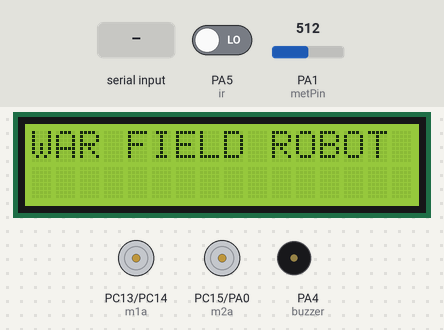
A sketch run on a simulated STM32 Blue Pill. Shown: 16×2 character LCD, motor-driver pin pairs drawn as motors (green arrow = first pin HIGH = forward, orange = second pin HIGH = backward, longer = more drive), buzzer (waves = sounding, pin HIGH). Inputs (shaded band) come from the test bench; at power-on: PA5 (ir) LOW, PA1 (metPin) = 512. What the sketch prints to the serial monitor is not drawn.

Above: at 3.2 s.
3.3 s: PA5 (ir) driven HIGH
At 4.7 s:
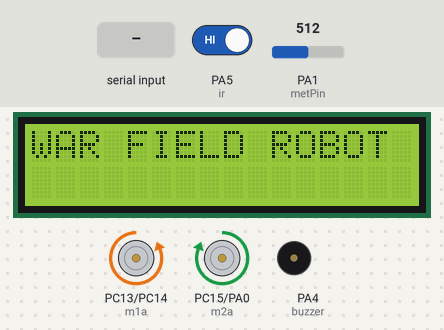
5.9 s: PA5 (ir) driven LOW
At 8.6 s:
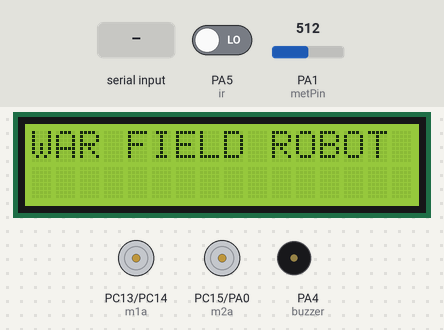
8.9 s: "forward" received over the second serial link
At 10.8 s:
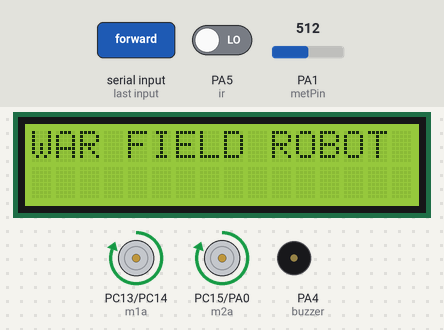
11.4 s: "backward" received over the second serial link
At 12.7 s:
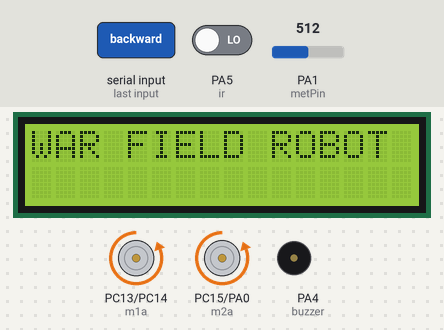
13.9 s: "left" received over the second serial link
At 15.8 s:
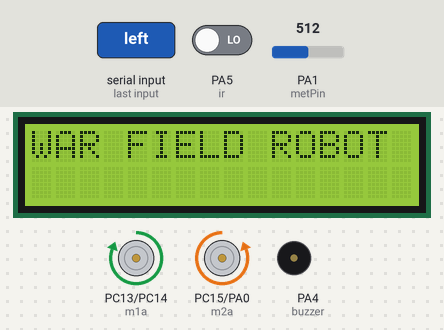
Timing chart, 0 to 19.9 s (numbered marks = the images above; inputs shaded):
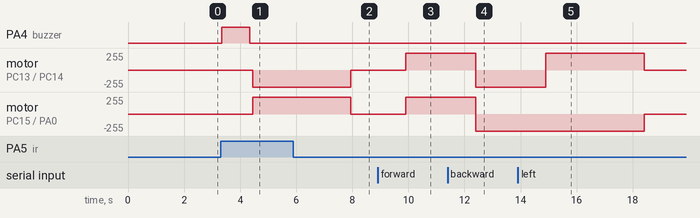

Measured:
- after the input at 3.3 s, PA4 (buzzer): LOW → HIGH after 0.05 s, → LOW 1.0 s later; motor on PC13 (m1a) / PC14 (m1b): stopped → backward 255/255 after 1.2 s; motor on PC15 (m2a) / PA0 (m2b): stopped → forward 255/255 after 1.2 s
- after the input at 5.9 s, PA4 (buzzer): stays LOW (without the input it goes to HIGH after 2.1 s)
- after the input at 8.9 s, motor on PC13 (m1a) / PC14 (m1b), motor on PC15 (m2a) / PA0 (m2b): stopped → forward 255/255 after 1.0 s
- after the input at 11.4 s, motor on PC13 (m1a) / PC14 (m1b), motor on PC15 (m2a) / PA0 (m2b): forward 255/255 → backward 255/255 after 1.0 s
- after the input at 13.9 s, motor on PC13 (m1a) / PC14 (m1b): backward 255/255 → forward 255/255 after 1.0 s, → stopped 3.5 s later; motor on PC15 (m2a) / PA0 (m2b): backward 255/255 → stopped after 4.5 s

The sketch:

war_field_spying_robot_mgit.ino
```cpp
#include<stdlib.h>
#include <String.h>
#include <LiquidCrystal.h> // include the LCD library
LiquidCrystal lcd(PB12, PB13, PB14, PB15, PA8, PA9); //Initialize the LCD// rs,e,d4,d5.d6,d7

#define m1a PC13
#define m1b PC14
#define m2a PC15
#define m2b PA0
#define metPin PA1
#define buzzer PA4
#define ir PA5


#define blu Serial2
#define SIM900 Serial1

String read_msg = "\0";
String read_msg1 = "\0";
int met = 0;

void beep ()
{
  digitalWrite(buzzer,HIGH);
  delay(1000);
  digitalWrite(buzzer,LOW);
  delay(100);
}


void forward ()
{
  Serial.println("forward----------------");
  digitalWrite(m1a,HIGH);
  digitalWrite(m1b,LOW);
  digitalWrite(m2a,HIGH);
  digitalWrite(m2b,LOW);
  delay(50);
}
void backward ()
{
  Serial.println("backward----------------");
  digitalWrite(m1a,LOW);
  digitalWrite(m1b,HIGH);
  digitalWrite(m2a,LOW);
  digitalWrite(m2b,HIGH);
  delay(50);
}
void left ()
{
  Serial.println("left---------------");
    digitalWrite(m1a,HIGH);
  digitalWrite(m1b,LOW);
  digitalWrite(m2a,LOW);
  digitalWrite(m2b,HIGH);
  delay(3500);
  digitalWrite(m1a,LOW);
  digitalWrite(m1b,LOW);
  digitalWrite(m2a,LOW);
  digitalWrite(m2b,LOW);
  delay(5);
}
void right ()
{
  Serial.println("right----------------");
  digitalWrite(m1a,LOW);
  digitalWrite(m1b,HIGH);
  digitalWrite(m2a,HIGH);
  digitalWrite(m2b,LOW);
  delay(3500);
  digitalWrite(m1a,LOW);
  digitalWrite(m1b,LOW);
  digitalWrite(m2a,LOW);
  digitalWrite(m2b,LOW);
  delay(5);
}
void stop_motor ()
{
  Serial.println("stop----------------");
    digitalWrite(m1a,LOW);
  digitalWrite(m1b,LOW);
  digitalWrite(m2a,LOW);
  digitalWrite(m2b,LOW);
  delay(50);
}


void setup() {
  // put your setup code here, to run once:
  Serial.begin(9600);
blu.begin(9600);
SIM900.begin(9600);
lcd.begin(16, 2);
Serial.println("power up");


pinMode(buzzer,OUTPUT);
pinMode(m1a,OUTPUT);
pinMode(m1b,OUTPUT);
pinMode(m2a,OUTPUT);
pinMode(m2b,OUTPUT);
pinMode(metPin,INPUT);
pinMode(ir,INPUT);


 lcd.clear();
  lcd.setCursor(0, 0);
  lcd.print("WAR FIELD ROBOT     ");
  lcd.setCursor(0, 1);//coloumn , row
  lcd.print("                        ");
  delay(2000);

}

void loop() {
  // put your main code here, to run repeatedly:
 // Serial.println("@@@@@@@@@@@@@@@@@@@@@@@@@@@@@@@@@@@");

met = analogRead(metPin);
Serial.println("met = "+String(met));

if (met > 3000)
{
  Serial.println("metal detected");
  stop_motor ();
  beep ();
}
else if (digitalRead(ir)==HIGH)
{
  Serial.println("obstacle detected");
  stop_motor ();
  beep ();
  right ();
}


  ShowSerialData ();

if((read_msg.indexOf("forward")!=(-1))||(read_msg.indexOf("front")!=(-1))||(read_msg.indexOf("1")!=(-1)))
 {
forward ();
read_msg = "\0";
 }
else if((read_msg.indexOf("backward")!=(-1))||(read_msg.indexOf("back")!=(-1))||(read_msg.indexOf("2")!=(-1)))
 {
backward ();
read_msg = "\0";
 }
else if((read_msg.indexOf("left")!=(-1))||(read_msg.indexOf("l")!=(-1))||(read_msg.indexOf("3")!=(-1)))
 {
left ();
read_msg = "\0";
 }
else if((read_msg.indexOf("right")!=(-1))||(read_msg.indexOf("r")!=(-1))||(read_msg.indexOf("4")!=(-1)))
 {
right ();
read_msg = "\0";
 }
else if((read_msg.indexOf("stop")!=(-1))||(read_msg.indexOf("s")!=(-1))||(read_msg.indexOf("5")!=(-1)))
 {
stop_motor ();
read_msg = "\0";
 }
 //////////////////////////////////////////

  ShowSerialData1 ();

if((read_msg1.indexOf("forward")!=(-1))||(read_msg1.indexOf("front")!=(-1))||(read_msg1.indexOf("1")!=(-1)))
 {
forward ();
read_msg1 = "\0";
 }
else if((read_msg1.indexOf("backward")!=(-1))||(read_msg1.indexOf("back")!=(-1))||(read_msg1.indexOf("2")!=(-1)))
 {
backward ();
read_msg1 = "\0";
 }
else if((read_msg1.indexOf("left")!=(-1))||(read_msg1.indexOf("l")!=(-1))||(read_msg1.indexOf("3")!=(-1)))
 {
left ();
read_msg1 = "\0";
 }
else if((read_msg1.indexOf("right")!=(-1))||(read_msg1.indexOf("r")!=(-1))||(read_msg1.indexOf("4")!=(-1)))
 {
right ();
read_msg1 = "\0";
 }
else if((read_msg1.indexOf("stop")!=(-1))||(read_msg1.indexOf("s")!=(-1))||(read_msg1.indexOf("5")!=(-1)))
 {
stop_motor ();
read_msg1 = "\0";
 }


}//loop

void ShowSerialData1()
{
  while(blu.available()!=0)
    read_msg1 = blu.readString();
  if (read_msg1 != "\0")
  {
    Serial.println("read_msg1 = "+String(read_msg1));
  }
}
void ShowSerialData()
{
  while(SIM900.available()!=0)
   read_msg = SIM900.readString();
   if (read_msg != "\0")
   {
    Serial.println("read_msg ="+String(read_msg));
   }
}
```
